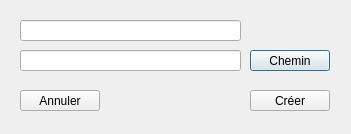
<?xml version="1.0" encoding="UTF-8"?>
<ui version="4.0">
 <class>CreateNewBusiness</class>
 <widget class="QDialog" name="CreateNewBusiness">
  <property name="geometry">
   <rect>
    <x>0</x>
    <y>0</y>
    <width>351</width>
    <height>134</height>
   </rect>
  </property>
  <property name="windowTitle">
   <string>Dialog</string>
  </property>
  <widget class="QPushButton" name="directory_PushButton">
   <property name="geometry">
    <rect>
     <x>250</x>
     <y>50</y>
     <width>80</width>
     <height>21</height>
    </rect>
   </property>
   <property name="text">
    <string>Chemin</string>
   </property>
  </widget>
  <widget class="QLineEdit" name="directory_LineEdit">
   <property name="geometry">
    <rect>
     <x>20</x>
     <y>50</y>
     <width>221</width>
     <height>21</height>
    </rect>
   </property>
  </widget>
  <widget class="QPushButton" name="cancel_PushButton">
   <property name="geometry">
    <rect>
     <x>20</x>
     <y>90</y>
     <width>80</width>
     <height>21</height>
    </rect>
   </property>
   <property name="text">
    <string>Annuler</string>
   </property>
  </widget>
  <widget class="QPushButton" name="create_PushButton">
   <property name="geometry">
    <rect>
     <x>250</x>
     <y>90</y>
     <width>80</width>
     <height>21</height>
    </rect>
   </property>
   <property name="text">
    <string>Créer</string>
   </property>
  </widget>
  <widget class="QLineEdit" name="businessName_LineEdit">
   <property name="geometry">
    <rect>
     <x>20</x>
     <y>20</y>
     <width>221</width>
     <height>21</height>
    </rect>
   </property>
   <property name="text">
    <string/>
   </property>
  </widget>
 </widget>
 <resources/>
 <connections/>
</ui>
